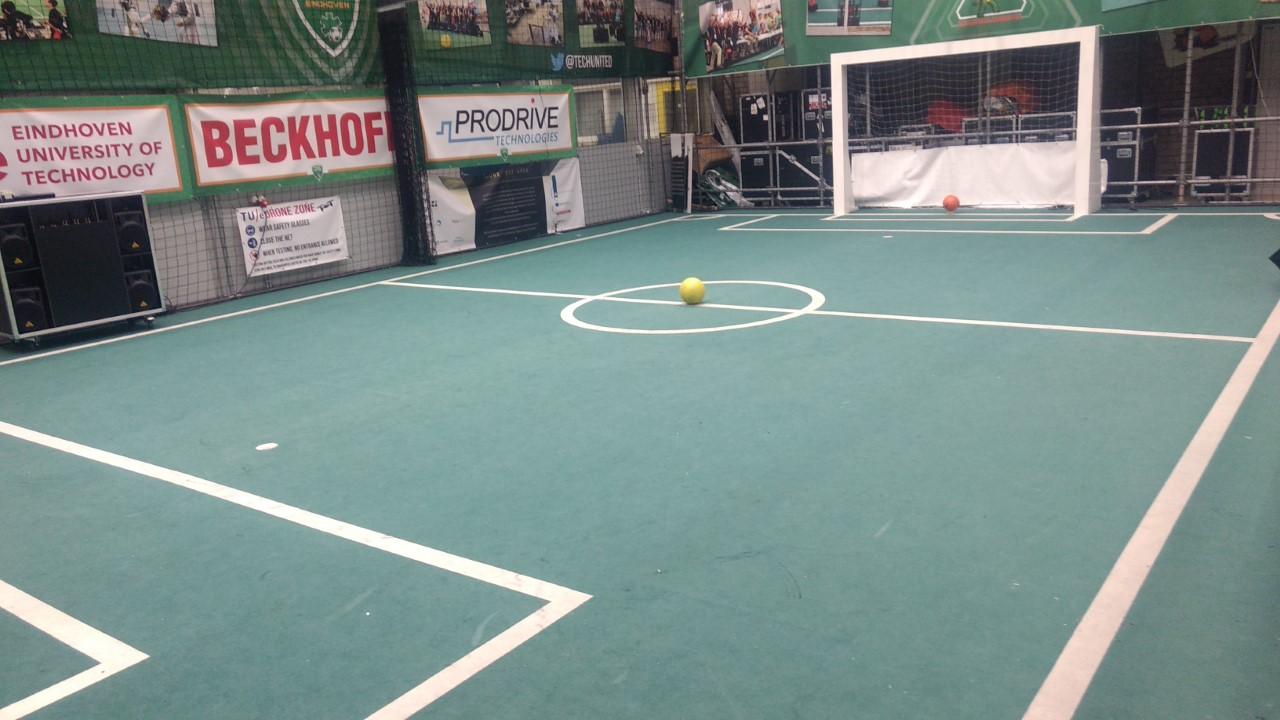
#> input picture field.jpg, 1280 x 720 px
$ python -i detectball.py   (imports and definitions only)
#> lines starting #> are read from the running program, lines starting #| are printed output that depends on the picture; after the words box and inside, x2 and y2 are one past the last pixel; in counts of white or black regions, pixels touching at a corner belong together
#> further down, picture is the input picture: shape (720, 1280, 3); mean B, G, R 135.3, 138.8, 121.5
import cv2
import numpy as np
from .transformfield import get_transform, get_ROI
import imutils

# source pysource.com
def nothing(x):
    pass

def get_filter_param(image):
    # return HSV value for ball detection using color filtering
    cv2.namedWindow("filtering..")
    cv2.createTrackbar("L - H", "filtering..", 0, 255, nothing)
#> slider 'L - H' is set to 51
    cv2.createTrackbar("L - S", "filtering..", 0, 255, nothing)
#> slider 'L - S' is set to 51
    cv2.createTrackbar("L - V", "filtering..", 0, 255, nothing)
#> slider 'L - V' is set to 51
    cv2.createTrackbar("U - H", "filtering..", 255, 255, nothing)
    cv2.createTrackbar("U - S", "filtering..", 255, 255, nothing)
    cv2.createTrackbar("U - V", "filtering..", 255, 255, nothing)

    while True:
        hsv =  cv2.cvtColor(image, cv2.COLOR_BGR2HSV)
#> hsv: shape (720, 1280, 3); mean H, S, V 84.2, 49.4, 143.2
        l_h = cv2.getTrackbarPos("L - H", "filtering..")
        l_s = cv2.getTrackbarPos("L - S", "filtering..")
        l_v = cv2.getTrackbarPos("L - V", "filtering..")
        u_h = cv2.getTrackbarPos("U - H", "filtering..")
        u_s = cv2.getTrackbarPos("U - S", "filtering..")
        u_v = cv2.getTrackbarPos("U - V", "filtering..")
        colorLower = np.array([l_h, l_s, l_v])
        colorUpper = np.array([u_h, u_s, u_v])
        mask = cv2.inRange(hsv, colorLower, colorUpper)
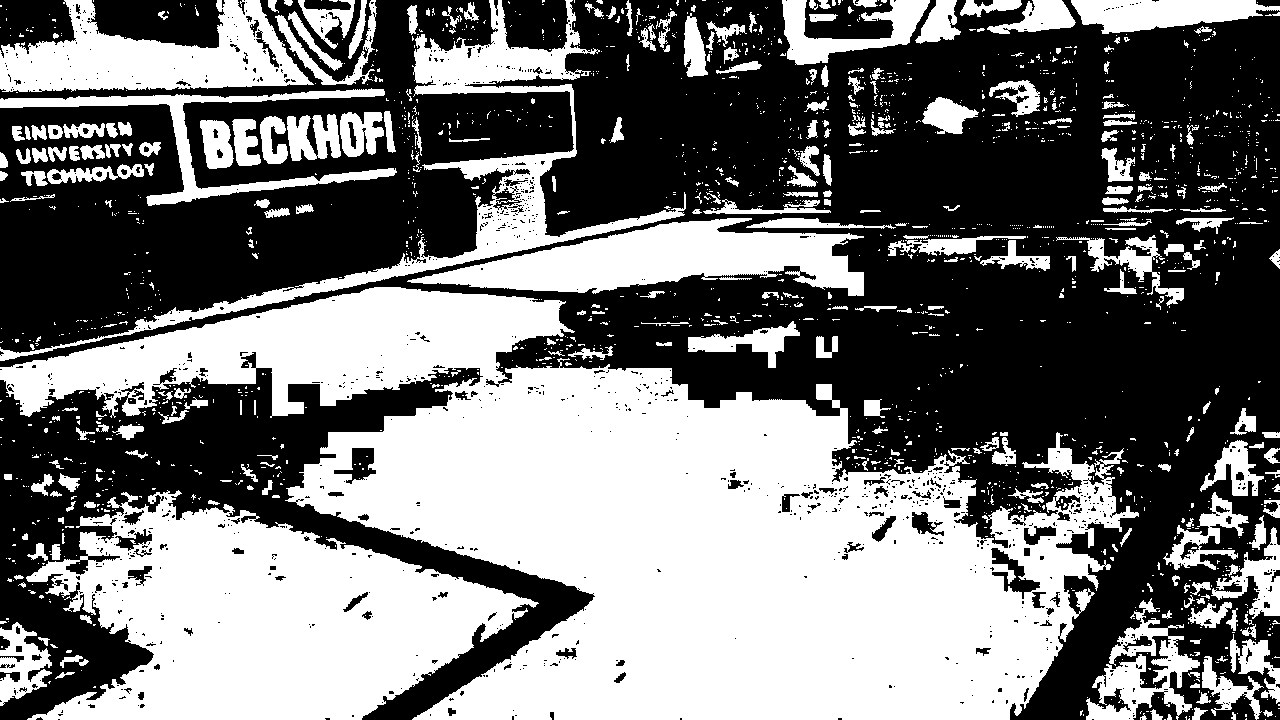
#> mask: shape (720, 1280); 46.3% white; 1870 white regions (1559 under 20 px), largest, box (x1, y1, x2, y2) and area: (0, 287, 1139, 720) 222229, (26, 490, 539, 720) 67160, (0, 0, 686, 361) 19246
        result = cv2.bitwise_and(image, image, mask=mask)
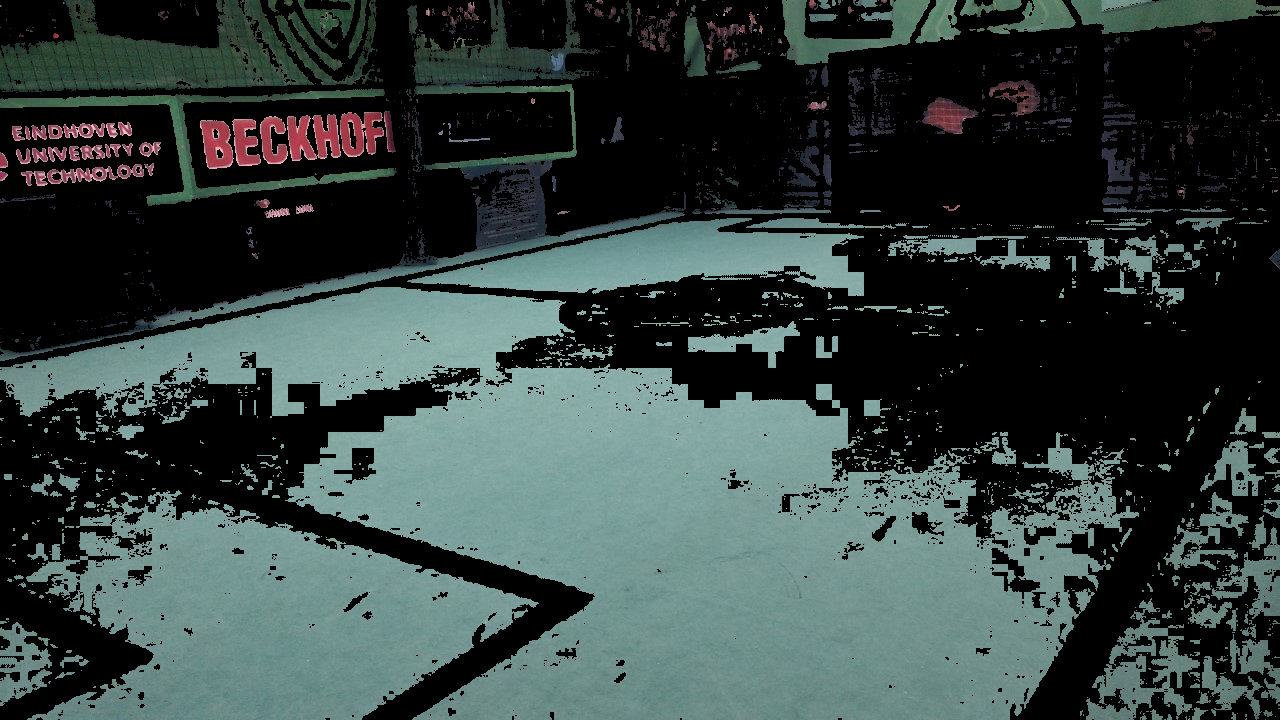
#> result: shape (720, 1280, 3); mean B, G, R 62.3, 64.4, 51.2
        cv2.imshow('filtering..', result)
        key = cv2.waitKey(1)
#> (key Esc is pressed here)
        if key == 27:
            break
    return colorLower, colorUpper

#source: pyimagesearch.com
# [48 lines left out: function ballPos, not called in this run]


# [12 lines not run here, left out]

>>> import cv2
>>> picture = cv2.imread('field.jpg')
>>> result = get_filter_param(picture)
#> result = ([51, 51, 51], [255, 255, 255])
